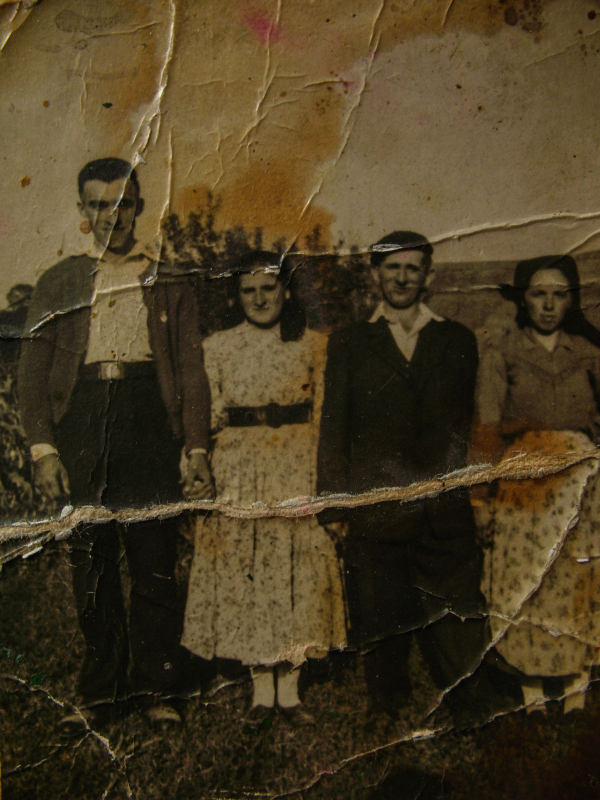
#> input picture data/raw/033306377e3ddb42edb76081b0ccec17.jpg, 1200 x 1600 px (shown at 1/2 size); its folder holds only this picture in this run
$ python preprocessing.py
#> lines starting #> are read from the running program, lines starting #| are printed output that depends on the picture
"""
Module 1 — Image Upload & Preprocessing
========================================

Responsibilities:
    * Image upload (load from disk / a given path)
    * Resize image (to 512x512)
    * Grayscale conversion
    * Noise reduction (denoise)
    * Image normalization
    * Emit a metadata JSON contract for downstream modules

This module is the FIRST stage of the pipeline. Modules 2 (quality),
3 (fading/tags) and 4 (report) consume what we produce here.

Design decisions (documented for the team):
    1. Target size is 512x512. By default we PRESERVE aspect ratio and pad
       (letterbox) so the image is not distorted — distortion would corrupt
       Module 2's blur/contrast metrics. Pass keep_aspect=False for a plain
       stretch to 512x512 if you really want it.
    2. We DO NOT throw away the original. For every image we output:
         - the resized COLOR image  -> needed by Module 3 (histogram/fading)
         - the resized GRAYSCALE image (denoised) -> handy for Module 2 (blur)
       Both, plus the original path, are recorded in the metadata JSON so
       each downstream module picks whichever it needs.
    3. Normalization produces a float32 array in [0, 1]. That can't be stored
       as a normal image, so it is computed in-memory and (optionally) saved
       as a .npy file. The saved PNGs stay uint8 so they're viewable.

Output contract (one JSON file per image in the --meta directory):
{
  "image_id": "img_001",
  "status": "ok",
  "original_path": "data/raw/img_001.jpg",
  "processed_color_path": "data/processed/img_001_color.png",
  "processed_gray_path":  "data/processed/img_001_gray.png",
  "normalized_npy_path":  "data/processed/img_001_norm.npy" | null,
  "original_size": [width, height],
  "processed_size": [512, 512],
  "preprocessing": {
    "resized": true,
    "keep_aspect": true,
    "grayscale": true,
    "denoised": true,
    "normalized": true
  },
  "analysis": {
    "content_box": [x, y, w, h],   # real-pixel region in the 512x512 frame
    "colorfulness": 19.3,           # ~0 => grayscale (Module 3 hint)
    "is_grayscale": false,
    "noise_sigma": 4.2              # noise level measured BEFORE denoising
  }
}

Run on a whole folder:
    python preprocessing.py --input data/raw --output data/processed --meta outputs

Run on a single image:
    python preprocessing.py --input data/raw/img_001.jpg --output data/processed --meta outputs
"""

from __future__ import annotations

import argparse
import json
import os
from typing import Optional

import cv2
import numpy as np

# ---------------------------------------------------------------------------
# Config
# ---------------------------------------------------------------------------

TARGET_SIZE = (512, 512)  # (width, height)
SUPPORTED_EXTS = (".jpg", ".jpeg", ".png", ".bmp", ".tif", ".tiff", ".webp")


# ---------------------------------------------------------------------------
# Core preprocessing functions (each does ONE thing, so they're reusable)
# ---------------------------------------------------------------------------

def load_image(path: str) -> np.ndarray:
    """Load an image from disk as a BGR (color) uint8 array.

    Raises FileNotFoundError if the path is missing or unreadable.
    """
    if not os.path.isfile(path):
        raise FileNotFoundError(f"Image not found: {path}")
    # cv2.imread returns None on failure (e.g. corrupt file), so check it.
    image = cv2.imread(path, cv2.IMREAD_COLOR)
    if image is None:
        raise ValueError(f"Could not decode image (corrupt or unsupported): {path}")
    return image


# [15 lines left out: function decode_image, not called in this run]


def resize_image(
    image: np.ndarray,
    size: tuple[int, int] = TARGET_SIZE,
    keep_aspect: bool = True,
    return_box: bool = False,
):
    """Resize to `size` (width, height).

    keep_aspect=True  -> scale to fit, then pad with black (letterbox). No
                         distortion. Output is exactly `size`.
    keep_aspect=False -> plain stretch to `size`. Fast but distorts shapes.

    If return_box=True, also returns the "content box" [x, y, w, h]: the region
    of the output that holds REAL pixels (everything outside it is padding).
    Downstream modules should measure stats inside this box so the black
    letterbox bars don't skew brightness / contrast / the colour histogram.
    """
    target_w, target_h = size

    if not keep_aspect:
        out = cv2.resize(image, (target_w, target_h), interpolation=cv2.INTER_AREA)
        return (out, [0, 0, target_w, target_h]) if return_box else out

    h, w = image.shape[:2]
    scale = min(target_w / w, target_h / h)
    new_w, new_h = int(round(w * scale)), int(round(h * scale))
    # INTER_AREA is best for shrinking; INTER_LINEAR for enlarging.
    interp = cv2.INTER_AREA if scale < 1 else cv2.INTER_LINEAR
    resized = cv2.resize(image, (new_w, new_h), interpolation=interp)

    # Pad to the exact target size, centering the image.
    pad_w, pad_h = target_w - new_w, target_h - new_h
    top, bottom = pad_h // 2, pad_h - pad_h // 2
    left, right = pad_w // 2, pad_w - pad_w // 2
    out = cv2.copyMakeBorder(
        resized, top, bottom, left, right, cv2.BORDER_CONSTANT, value=(0, 0, 0)
    )
    return (out, [left, top, new_w, new_h]) if return_box else out


def to_grayscale(image: np.ndarray) -> np.ndarray:
    """Convert a BGR color image to single-channel grayscale (uint8)."""
    if image.ndim == 2:  # already grayscale
        return image
    return cv2.cvtColor(image, cv2.COLOR_BGR2GRAY)


def denoise(image: np.ndarray) -> np.ndarray:
    """Reduce noise while keeping edges reasonably intact.

    Uses Non-Local Means, which handles the grain/speckle common in old
    scanned photos better than a plain blur. Works for both color and gray.
    """
    if image.ndim == 2:
        return cv2.fastNlMeansDenoising(image, None, h=10, templateWindowSize=7, searchWindowSize=21)
    return cv2.fastNlMeansDenoisingColored(image, None, 10, 10, 7, 21)


def normalize(image: np.ndarray) -> np.ndarray:
    """Scale pixel values to float32 in [0, 1].

    This is the standard input form for analysis / ML. It is NOT a viewable
    image — save it as .npy, or multiply by 255 and cast to uint8 to view.
    """
    return image.astype(np.float32) / 255.0


# ---------------------------------------------------------------------------
# Analysis helpers (metadata only — they don't modify the image)
# ---------------------------------------------------------------------------

def colorfulness(bgr: np.ndarray) -> float:
    """How much real colour the image has (0 = pure grayscale).

    Mean absolute difference between the colour channels. ~0 means the photo is
    black & white (or 3-channel grey), so Module 3 can't detect fading by
    desaturation and should fall back to a tonal/sepia method.
    """
    if bgr.ndim == 2:
        return 0.0
    b, g, r = cv2.split(bgr.astype(np.int16))
    return round(float((np.mean(np.abs(b - g)) + np.mean(np.abs(g - r))) / 2), 2)


def estimate_noise(gray: np.ndarray) -> float:
    """Estimate the noise level (sigma) of a grayscale image.

    Immerkaer's method: convolve with a Laplacian-like mask that cancels smooth
    content and leaves noise. Computed BEFORE denoising so the noise signal is
    recorded for Module 2 before this module removes it.
    """
    if gray.ndim != 2:
        gray = cv2.cvtColor(gray, cv2.COLOR_BGR2GRAY)
    h, w = gray.shape
    if h < 3 or w < 3:
        return 0.0
    mask = np.array([[1, -2, 1], [-2, 4, -2], [1, -2, 1]], dtype=np.float64)
    conv = cv2.filter2D(gray.astype(np.float64), -1, mask)
    sigma = np.sum(np.abs(conv)) * np.sqrt(0.5 * np.pi) / (6 * (w - 2) * (h - 2))
    return round(float(sigma), 2)


# ---------------------------------------------------------------------------
# Pipeline (combines the steps + writes outputs)
# ---------------------------------------------------------------------------

def preprocess_array(
    original: np.ndarray,
    image_id: str,
    output_dir: str,
    original_path: Optional[str] = None,
    keep_aspect: bool = True,
    save_normalized: bool = False,
) -> dict:
    """Core pipeline: run all steps on an ALREADY-LOADED BGR array.

    Both preprocess_image() (disk path) and preprocess_upload() (uploaded
    bytes) call this. UI code can call it directly after decode_image().
    `original_path` is recorded in the metadata; pass None for uploads that
    were never written to disk.
    """
    orig_h, orig_w = original.shape[:2]

    # 1. resize (color), keeping the content box so downstream can skip padding
    color_resized, content_box = resize_image(
        original, TARGET_SIZE, keep_aspect=keep_aspect, return_box=True
    )

    # --- analysis on the PRE-denoise content region (padding excluded) ---
    bx, by, bw, bh = content_box
    content = color_resized[by : by + bh, bx : bx + bw]
    color_score = colorfulness(content)
    noise_sigma = estimate_noise(to_grayscale(content))

    # 2. denoise (color)
    color_denoised = denoise(color_resized)

    # 3. grayscale (from the denoised color image)
    gray = to_grayscale(color_denoised)

    # 4. normalize (in-memory float array; optionally saved)
    normalized = normalize(gray)

    os.makedirs(output_dir, exist_ok=True)
    color_path = os.path.join(output_dir, f"{image_id}_color.png")
    gray_path = os.path.join(output_dir, f"{image_id}_gray.png")
    cv2.imwrite(color_path, color_denoised)
    cv2.imwrite(gray_path, gray)

    norm_path: Optional[str] = None
    if save_normalized:
        norm_path = os.path.join(output_dir, f"{image_id}_norm.npy")
        np.save(norm_path, normalized)

    return {
        "image_id": image_id,
        "status": "ok",
        "original_path": original_path.replace("\\", "/") if original_path else None,
        "processed_color_path": color_path.replace("\\", "/"),
        "processed_gray_path": gray_path.replace("\\", "/"),
        "normalized_npy_path": norm_path.replace("\\", "/") if norm_path else None,
        "original_size": [orig_w, orig_h],
        "processed_size": [TARGET_SIZE[0], TARGET_SIZE[1]],
        "preprocessing": {
            "resized": True,
            "keep_aspect": keep_aspect,
            "grayscale": True,
            "denoised": True,
            "normalized": True,
        },
        "analysis": {
            # [x, y, w, h] of real pixels in the 512x512 frame. Measure stats
            # inside this box so letterbox padding doesn't skew Module 2/3.
            "content_box": content_box,
            # ~0 means black & white -> Module 3 fading-by-saturation won't work.
            "colorfulness": color_score,
            "is_grayscale": color_score < 6.0,
            # Noise level measured BEFORE denoising (we remove it afterwards).
            "noise_sigma": noise_sigma,
        },
    }


def preprocess_image(
    input_path: str,
    output_dir: str,
    keep_aspect: bool = True,
    save_normalized: bool = False,
) -> dict:
    """Run the pipeline on an image FILE on disk (used by the batch CLI).

    Returns the metadata dict. Does not raise on a bad image — returns a dict
    with status="error" instead, so a batch run can continue past a broken file.
    """
    image_id = os.path.splitext(os.path.basename(input_path))[0]
    try:
        original = load_image(input_path)
    except (FileNotFoundError, ValueError) as exc:
        return {"image_id": image_id, "status": "error", "error": str(exc)}
    return preprocess_array(
        original, image_id, output_dir,
        original_path=input_path, keep_aspect=keep_aspect, save_normalized=save_normalized,
    )


# [28 lines left out: function preprocess_upload, not called in this run]


def _iter_image_paths(input_path: str):
    """Yield image file paths from a single file or a directory."""
    if os.path.isfile(input_path):
        yield input_path
        return
    if os.path.isdir(input_path):
        for name in sorted(os.listdir(input_path)):
            if name.lower().endswith(SUPPORTED_EXTS):
                yield os.path.join(input_path, name)
        return
    raise FileNotFoundError(f"Input path does not exist: {input_path}")


def process_dataset(
    input_path: str,
    output_dir: str,
    meta_dir: str,
    keep_aspect: bool = True,
    save_normalized: bool = False,
) -> list[dict]:
    """Process every image under `input_path` and write one metadata JSON each.

    Returns the list of metadata dicts (also useful for a summary / test).
    """
    os.makedirs(meta_dir, exist_ok=True)
    results: list[dict] = []

    for path in _iter_image_paths(input_path):
        meta = preprocess_image(
            path, output_dir, keep_aspect=keep_aspect, save_normalized=save_normalized
        )
        meta_file = os.path.join(meta_dir, f"{meta['image_id']}.json")
        with open(meta_file, "w", encoding="utf-8") as f:
            json.dump(meta, f, indent=2)
        results.append(meta)

        status = meta["status"]
        if status == "ok":
            print(f"[ok]    {meta['image_id']}  ->  {meta_file}")
        else:
            print(f"[ERROR] {meta['image_id']}  ->  {meta.get('error')}")

    ok = sum(1 for r in results if r["status"] == "ok")
    print(f"\nDone. {ok}/{len(results)} images processed successfully.")
    return results


# ---------------------------------------------------------------------------
# CLI
# ---------------------------------------------------------------------------

def main() -> None:
    parser = argparse.ArgumentParser(
        description="Module 1 — image upload & preprocessing."
    )
    parser.add_argument(
        "--input", default="data/raw",
        help="Image file or folder of images (default: data/raw)",
    )
    parser.add_argument(
        "--output", default="data/processed",
        help="Where to write processed images (default: data/processed)",
    )
    parser.add_argument(
        "--meta", default="outputs",
        help="Where to write per-image metadata JSON (default: outputs)",
    )
    parser.add_argument(
        "--stretch", action="store_true",
        help="Stretch to 512x512 instead of aspect-preserving letterbox.",
    )
    parser.add_argument(
        "--save-normalized", action="store_true",
        help="Also save the normalized float array as a .npy file.",
    )
    args = parser.parse_args()

    process_dataset(
        input_path=args.input,
        output_dir=args.output,
        meta_dir=args.meta,
        keep_aspect=not args.stretch,
        save_normalized=args.save_normalized,
    )
#> in load_image, image is the input picture: shape (1600, 1200, 3); mean B, G, R 34.2, 59.5, 72.6
#> in resize_image, `resized = cv2.resize(image, (new_w, new_h), interpolation=interp)`:
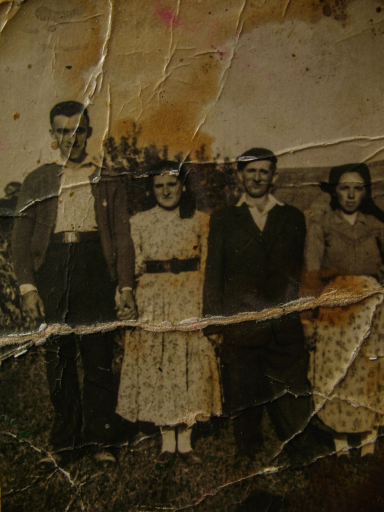
#> resized: shape (512, 384, 3); mean B, G, R 34.2, 59.5, 72.6
#> in resize_image, `out = cv2.copyMakeBorder( resized, top, bottom, left, right, cv2.BORDE..`:
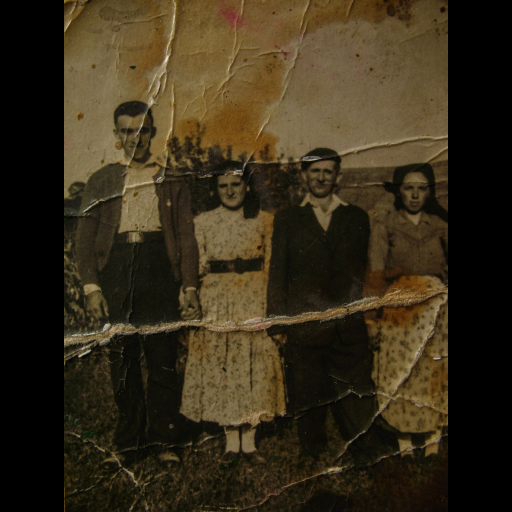
#> out: shape (512, 512, 3); mean B, G, R 25.6, 44.6, 54.4
#> in preprocess_array, `color_resized, content_box = resize_image( original, TARGET_SIZE, keep..`: content_box = [64, 0, 384, 512]
#> in preprocess_array, `bx, by, bw, bh = content_box`: bx = 64; by = 0; bw = 384; bh = 512
#> in colorfulness, `b, g, r = cv2.split(bgr.astype(np.int16))`:
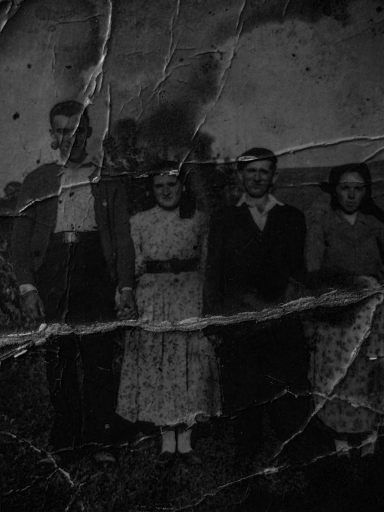
#> b: shape (512, 384) int16; min 0, max 211, mean 34.2
#> in colorfulness, `b, g, r = cv2.split(bgr.astype(np.int16))`:
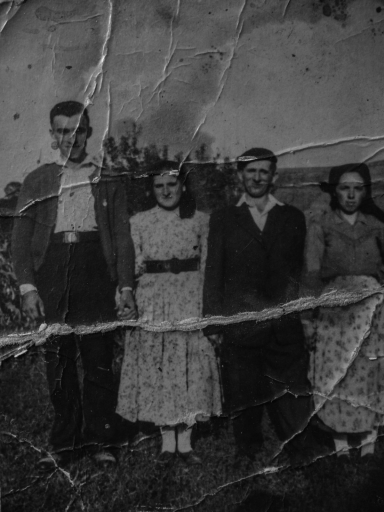
#> g: shape (512, 384) int16; min 4, max 233, mean 59.5
#> in colorfulness, `b, g, r = cv2.split(bgr.astype(np.int16))`:
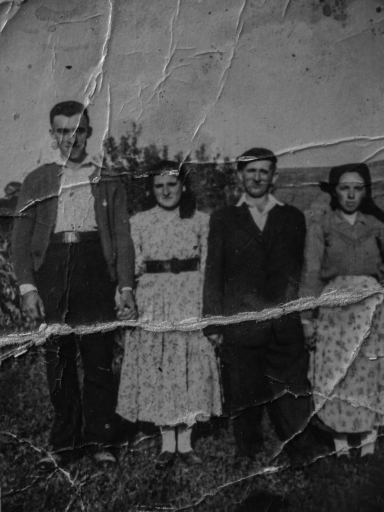
#> r: shape (512, 384) int16; min 3, max 242, mean 72.6
#> in preprocess_array, `color_score = colorfulness(content)`: color_score = 19.26
#> in estimate_noise, `h, w = gray.shape`: h = 512; w = 384
#> in estimate_noise, `conv = cv2.filter2D(gray.astype(np.float64), -1, mask)`:
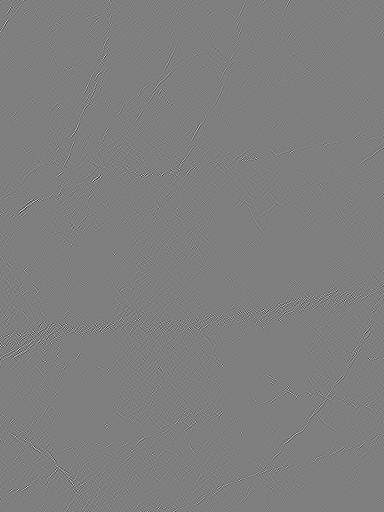
#> conv: shape (512, 384) float64; min -272, max 273, mean 0; drawn with min black and max white
#> in estimate_noise, `sigma = np.sum(np.abs(conv)) * np.sqrt(0.5 * np.pi) / (6 * (w - 2) * (..`: sigma = 1.97
#> in to_grayscale (call 2), `return cv2.cvtColor(image, cv2.COLOR_BGR2GRAY)`:
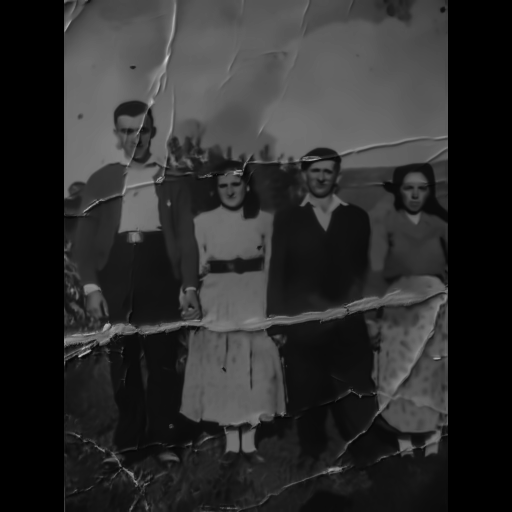
#> returned value: shape (512, 512); min 0, max 211, mean 44.9
#> in process_dataset, `meta = preprocess_image( path, output_dir, keep_aspect=keep_aspect, sa..`: meta = 10 items
#> in process_dataset, `status = meta["status"]`: status = 'ok'
#| [ok]    033306377e3ddb42edb76081b0ccec17  ->  outputs/033306377e3ddb42edb76081b0ccec17.json
#> in process_dataset, `ok = sum(1 for r in results if r["status"] == "ok")`: ok = 1
#| Done. 1/1 images processed successfully.


if __name__ == "__main__":
    main()

$ run again, on data/raw/26c868f99575945b7ae24860f78ad48a.jpg
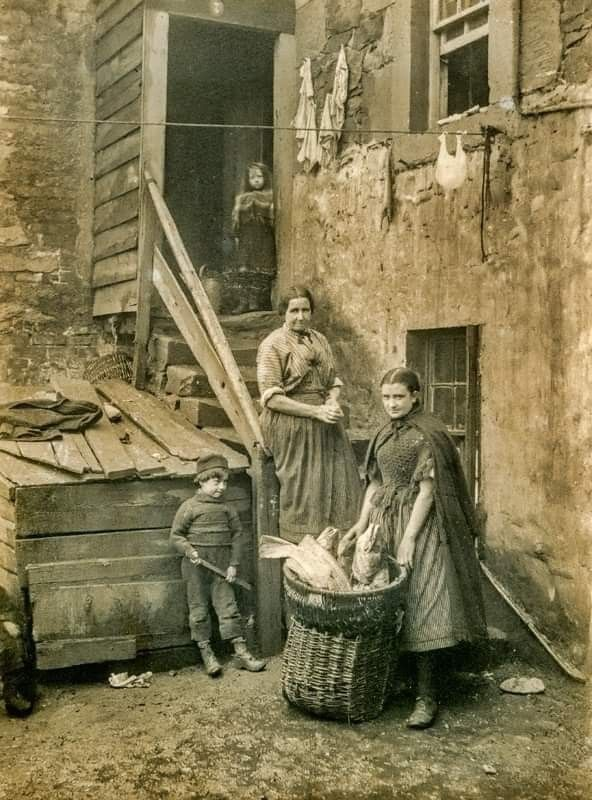
#> input picture data/raw/26c868f99575945b7ae24860f78ad48a.jpg, 592 x 800 px
#> in load_image, image is the input picture: shape (800, 592, 3); mean B, G, R 81.3, 118.6, 128.9
#> content_box = [66, 0, 379, 512]
#> bx = 66; by = 0; bw = 379; bh = 512
#> color_score = 24.56
#> in estimate_noise, `h, w = gray.shape`: h = 512; w = 379
#> in estimate_noise, `conv = cv2.filter2D(gray.astype(np.float64), -1, mask)`:
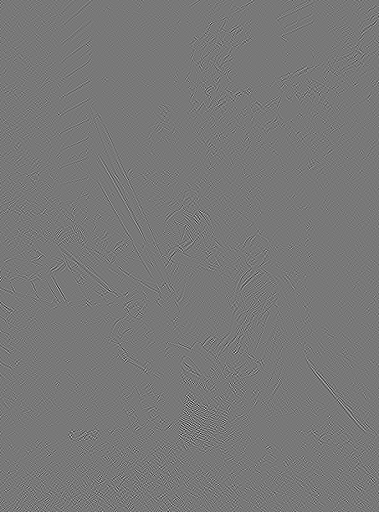
#> conv: shape (512, 379) float64; min -226, max 251, mean 0; drawn with min black and max white
#> sigma = 3.08
#> in to_grayscale (call 2), `return cv2.cvtColor(image, cv2.COLOR_BGR2GRAY)`:
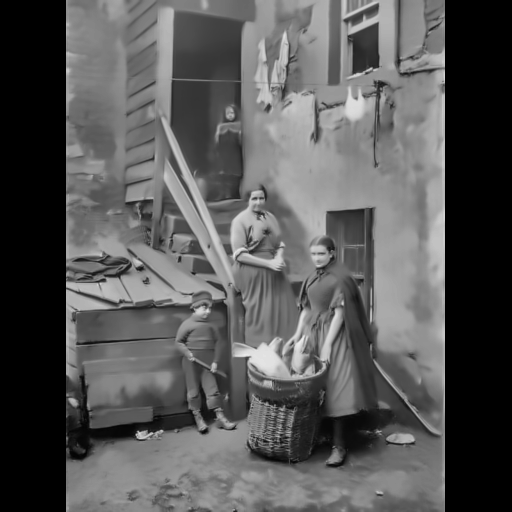
#> returned value: shape (512, 512); min 0, max 237, mean 86.5
#> meta = 10 items
#> status = 'ok'
#| [ok]    26c868f99575945b7ae24860f78ad48a  ->  outputs/26c868f99575945b7ae24860f78ad48a.json
#> ok = 1
#| Done. 1/1 images processed successfully.
